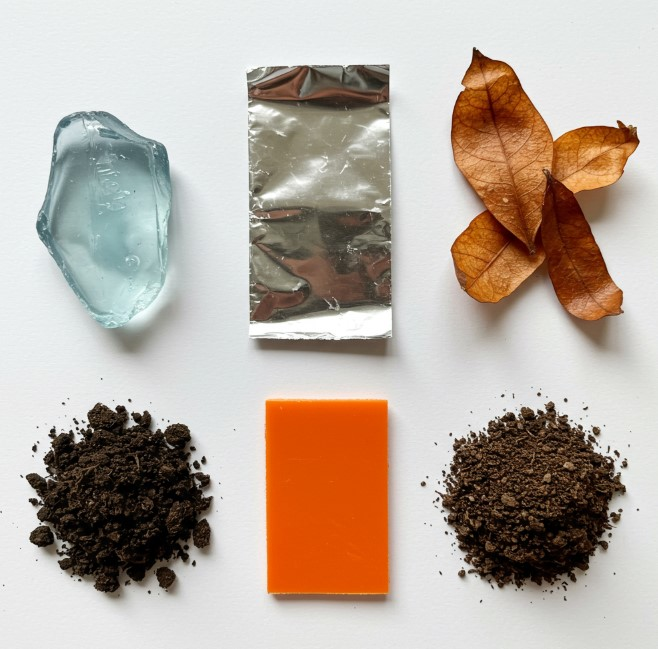
#> input picture uploads/first sample.jpg, 658 x 649 px
$ python -i appold.py   (imports and definitions only)
#> lines starting #> are read from the running program, lines starting #| are printed output that depends on the picture; after the words box and inside, x2 and y2 are one past the last pixel; in counts of white or black regions, pixels touching at a corner belong together
from flask import Flask, render_template, request
import cv2
import numpy as np
import os

# [1 line not run here, left out]

# Ensure upload folder exists
UPLOAD_FOLDER = "uploads"
# [1 line not run here, left out]
# [1 line that did not run here, left out]

def process_image(image_path):
    """Processes the image and returns metal identification results."""
#> called with image_path = 'uploads/first sample.jpg'
    image = cv2.imread(image_path)
#> image is the input picture: shape (649, 658, 3); mean B, G, R 160.3, 171.4, 184.6
    image_rgb = cv2.cvtColor(image, cv2.COLOR_BGR2RGB)

    # Convert to grayscale
    gray = cv2.cvtColor(image, cv2.COLOR_BGR2GRAY)
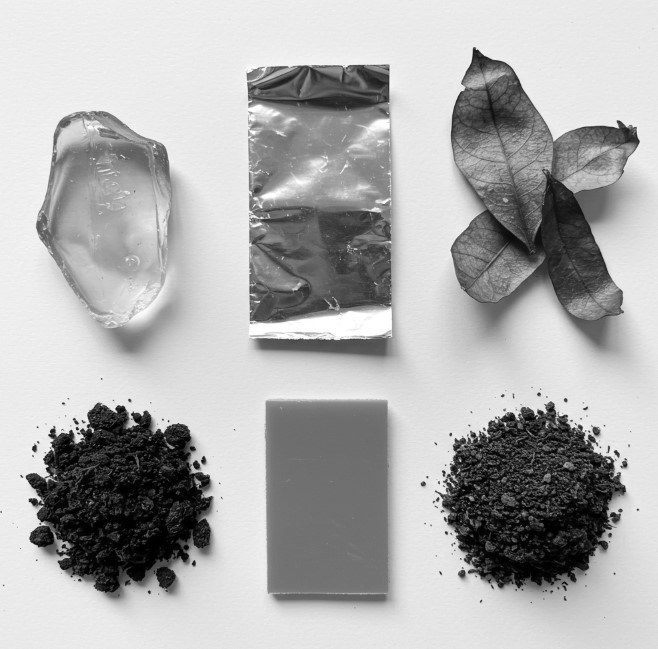
#> gray: shape (649, 658); min 0, max 255, mean 174.1

    # Apply blur and thresholding
    gray_blur = cv2.medianBlur(gray, 5)
    _, thresh = cv2.threshold(gray_blur, 150, 255, cv2.THRESH_BINARY_INV)
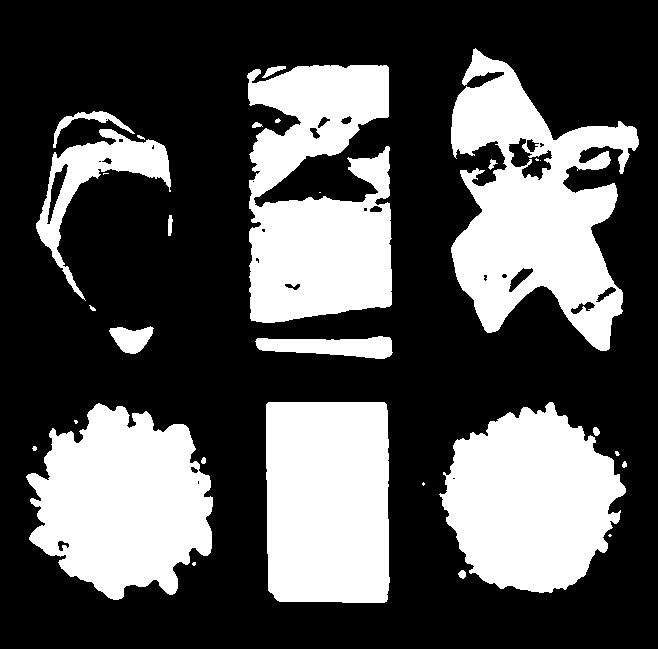
#> thresh: shape (649, 658); 33.1% white; 30 white regions (10 under 20 px)

    # Find contours
    contours, _ = cv2.findContours(thresh, cv2.RETR_EXTERNAL, cv2.CHAIN_APPROX_SIMPLE)
#> contours = 28 contours, 13 with area under 20; largest, box (x1, y1, x2, y2) and area: (451, 48, 639, 351) 30056, (247, 65, 392, 323) 27706, (26, 403, 213, 600) 25092, (439, 402, 626, 593) 24294, (266, 402, 390, 603) 23992

    # Extract average color (for simplicity)
    avg_color = np.mean(image_rgb, axis=(0, 1)).astype(int)
#> avg_color = [184, 171, 160]

    # Determine predominant metal (example logic)
    predominant_metal = "Unknown Metal"
    if avg_color[0] > avg_color[1] and avg_color[0] > avg_color[2]:
        predominant_metal = "Copper"
    elif avg_color[1] > avg_color[0] and avg_color[1] > avg_color[2]:
        predominant_metal = "Nickel"
    elif avg_color[2] > avg_color[0] and avg_color[2] > avg_color[1]:
        predominant_metal = "Aluminum"

    return predominant_metal, avg_color

# [14 lines that did not run here, left out]

# [2 lines not run here, left out]

>>> result = process_image('uploads/first sample.jpg')
#> result = ('Copper', [184, 171, 160])

$ run again, on uploads/minimalist_composition (1).jpg
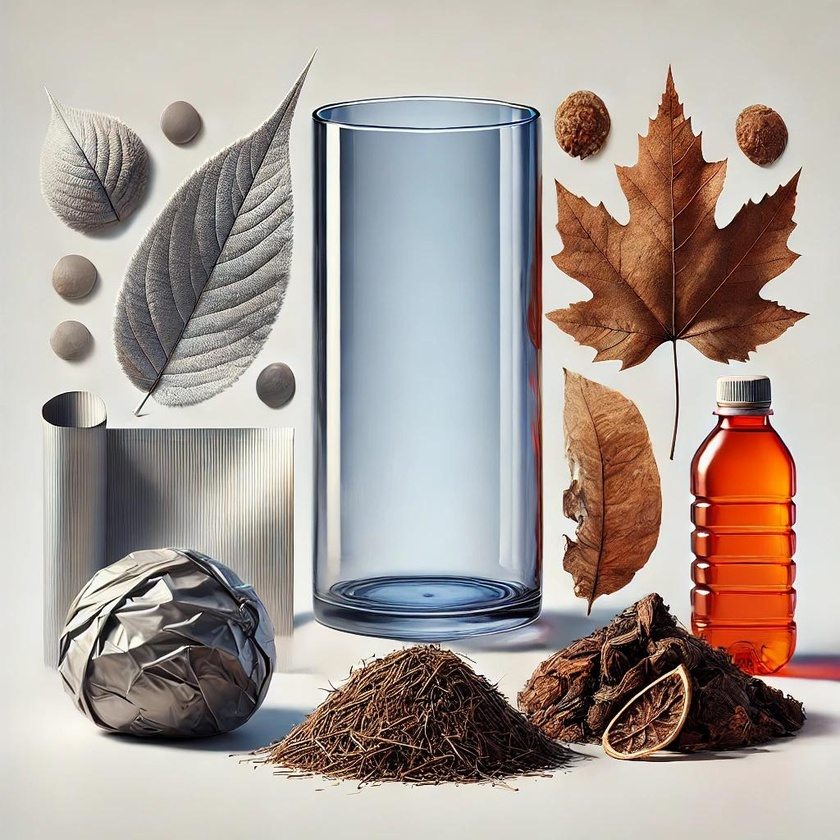
#> input picture uploads/minimalist_composition (1).jpg, 840 x 840 px, shrunk from 1024 x 1024 before the run
#> in process_image, image is the input picture: shape (840, 840, 3); mean B, G, R 152.5, 158.7, 169.8
#> in process_image, `gray_blur = cv2.medianBlur(gray, 5)`:
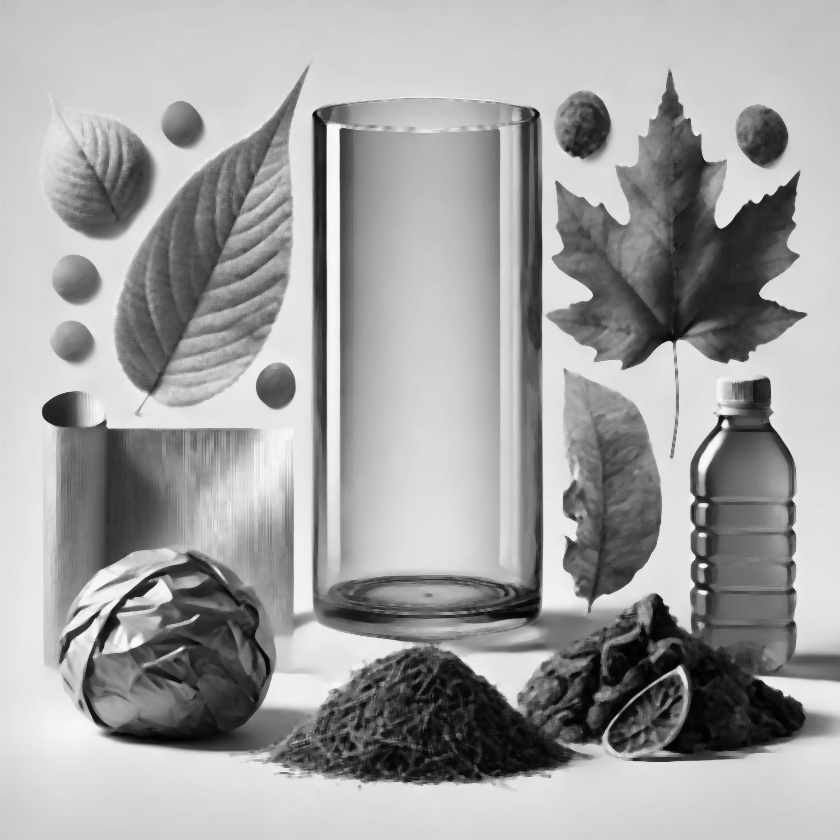
#> gray_blur: shape (840, 840); min 1, max 250, mean 161.3
#> in process_image, `_, thresh = cv2.threshold(gray_blur, 150, 255, cv2.THRESH_BINARY_INV)`:
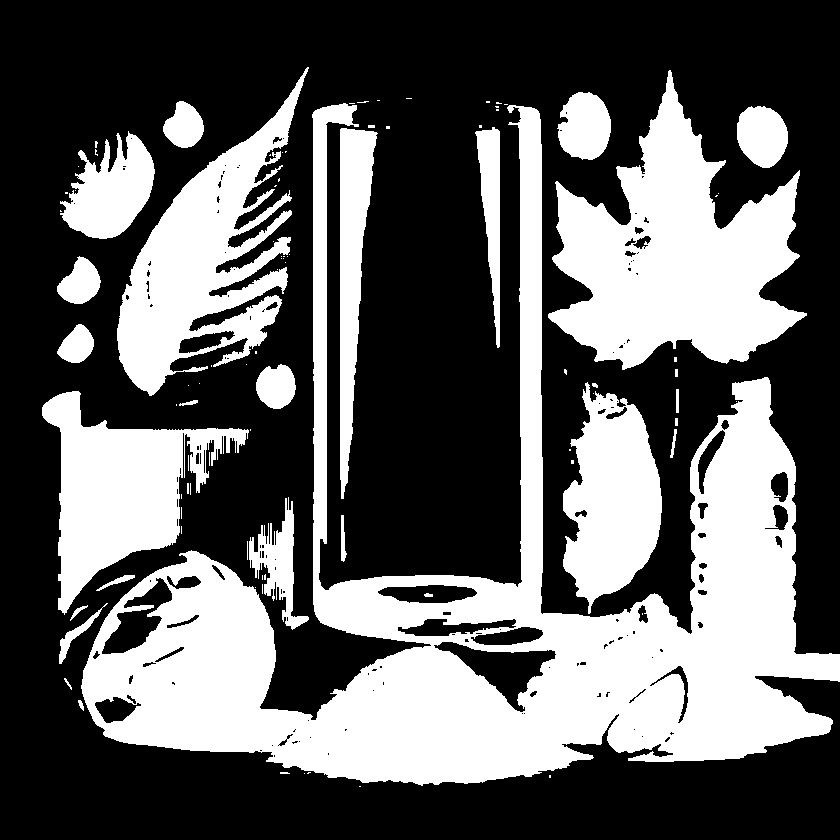
#> thresh: shape (840, 840); 37.8% white; 93 white regions (63 under 20 px)
#> contours = 91 contours, 68 with area under 20; largest, box (x1, y1, x2, y2) and area: (81, 103, 840, 786) 146980, (548, 70, 807, 370) 39021, (117, 67, 309, 396) 24542, (42, 391, 249, 615) 18948, (563, 382, 662, 614) 14644
#> avg_color = [169, 158, 152]
#> result = ('Copper', [169, 158, 152])

$ run again, on uploads/minimalist_composition_3.jpg
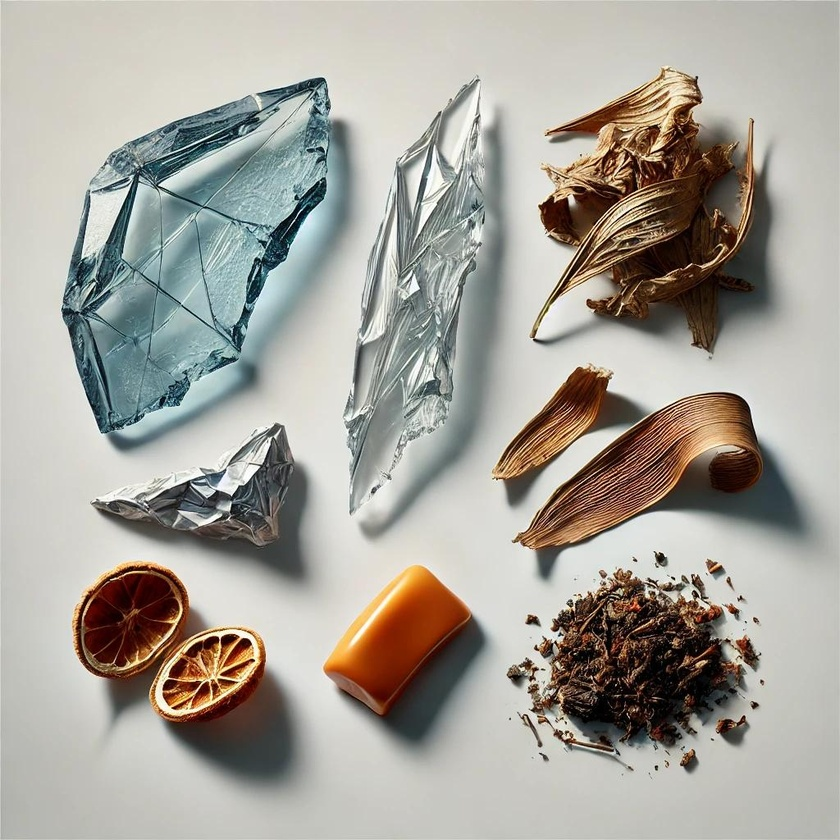
#> input picture uploads/minimalist_composition_3.jpg, 840 x 840 px, shrunk from 1024 x 1024 before the run
#> in process_image, image is the input picture: shape (840, 840, 3); mean B, G, R 154.5, 162.5, 165.9
#> in process_image, `gray_blur = cv2.medianBlur(gray, 5)`:
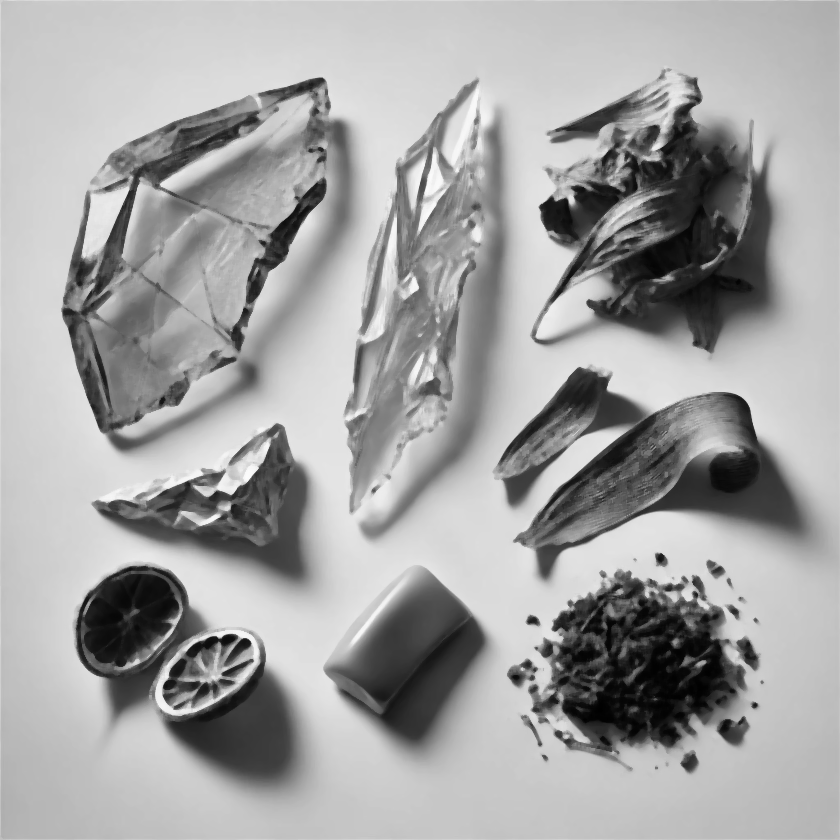
#> gray_blur: shape (840, 840); min 0, max 252, mean 162.4
#> in process_image, `_, thresh = cv2.threshold(gray_blur, 150, 255, cv2.THRESH_BINARY_INV)`:
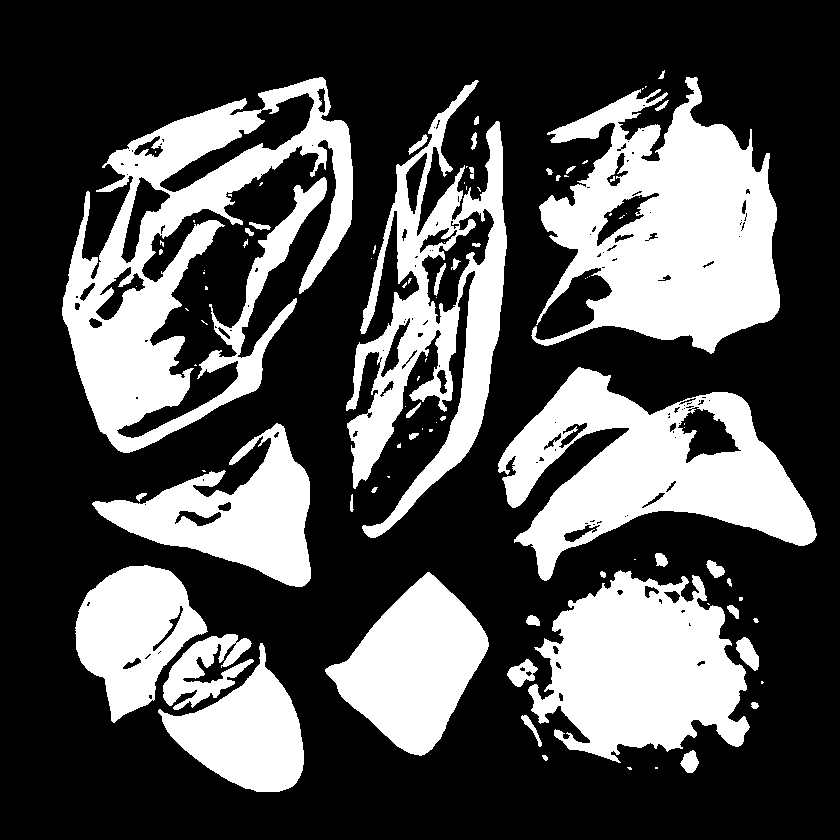
#> thresh: shape (840, 840); 32.2% white; 96 white regions (52 under 20 px)
#> contours = 82 contours, 49 with area under 20; largest, box (x1, y1, x2, y2) and area: (62, 77, 353, 453) 46492, (531, 77, 780, 354) 40978, (498, 367, 817, 581) 33007, (346, 80, 507, 538) 29109, (528, 570, 750, 763) 27324
#> avg_color = [165, 162, 154]
#> result = ('Copper', [165, 162, 154])
